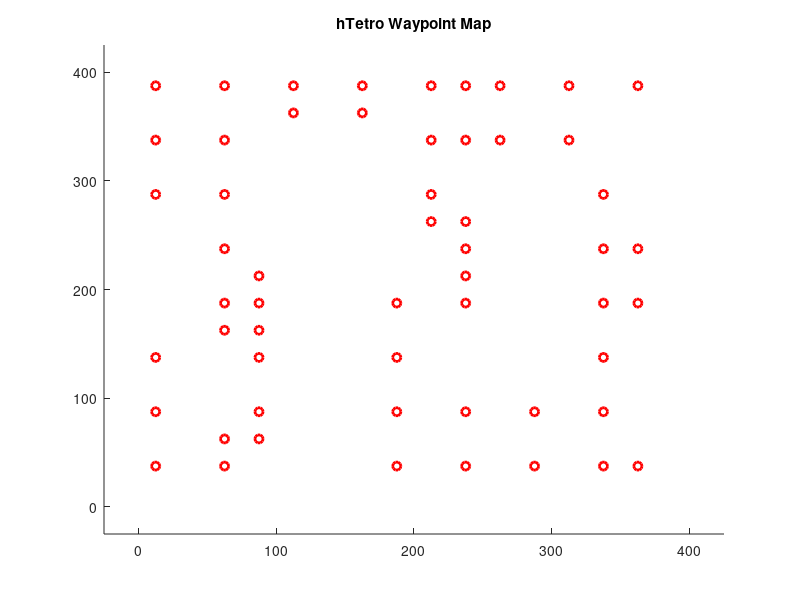

Source code (MATLAB): (Note: this script raises an error after producing the figure.)
clf
cla
close all;
clc;

%% Variable Setup

addpath('C:\Users\IceFox\Desktop\ERMINE\MATLAB\Robot_PC')
addpath('C:\Users\IceFox\Desktop\ERMINE\MATLAB\Robot_PC\Maps')

% General Map Setup
file_map = 'Empty';   % Set Map as 'Empty' for empty map
grid_size = [16 16];   % Assign values for grid size if an empty map is chosen
grid_w = 25;    % Grid width (unit:cm)

tol_wp = 2; %18    % Waypoint tolerance (unit:cm)               
tol_line_width =  10; %12;    % Route deviation tolerance (unit:cm)

cvg_sample_side = [20 20];  % Robot map coverage samples size 
fixed_offset = [96.5 -54.5];    % Initial robot position offset (unit:cm)


grid_coverage_sample_size = [80 80];
grid_coverage_sample_w = grid_size./grid_coverage_sample_size*grid_w;

% Grid Map Setup
starting_grid = [1 2];  % Robot starting grid
clims = [-1000, 800];  % Grid color map limits
grid_coverage_grid_default_value = -900;
grid_coverage_colormap = 'jet'; % Colormap format
grid_coverage_sim_increase = 8; % Grid color map value increased for each step during simulation;
grid_coverage_increase = 1; % Grid color map value increased for each step during robot demo;



% Algorithms
Algorithm = 'square_waypoint';
navigation_mode = 'Point';
zigzag_mode = 'simple';

% Time Frame Setup
max_step = 5000;   % Maximum system steps
interval_system_time = 1.5;   % Robot dynamics update intervals
interval_normal_linear_command_send = 15; % Robot normal linear commands sending interval
interval_rotation_command_send = 10;    % Robot rotation commands sending interval

% Robot Dynamics Setup
robot_Form = 2; % Robot starting shape
tol_transform = pi/50;  % Robot Transformation angle tolerance (unit:rad)
Dy_angv_transform = pi/8;  % Robot transformation angular velocity (unit:rad)
tol_heading = pi/7; % Robot heading deviation tolerance (unit:rad)

update_rate_streaming = 1;  % Robot position update rate during data streaming
update_rate_streaming_single_value = 1; % Robot position update rate during data streaming with single values
update_rate_sim = 0.2; % Robot position update rate during simulation

% Serial Communication Setup
Serial_port = 'COM12';  % Communication port to XBee module
baudrate = 9600;    % default:9600


% Toggle 
is_xbee_on = false; 
is_streaming_on = false;

is_calculate_coverage = true;
is_calculate_grid_coverage_duration = true;
is_display_coverage_map = false;
is_display_wp = true;   
is_display_wp_clearing = false;
is_display_route = true;
is_display_route_clearing = true;
is_display_grid_on = true;
is_display_obstacle = true;
is_display_grid_coverage_map = true;
is_display_ignite_swept_grid = true;
is_print_coverage = false;
is_print_sent_commands = true;
is_print_route_deviation = false;
is_fixed_offset = false;
is_sim_normal_noise_on= false;
is_sim_large_noise_y_on = false;
is_sim_heading_correction = false;
is_streaming_collect_single_values = true;

% Data streaming setup
streaming_max_single_val = 1000;                 % Accepted maximum streaming value from data log. (unit: cm)
streaming_max_shift_dis = 35;                       % Accepted maximum shifting distance between two positions. (unit: cm)
streaming_max_shift_dis_single_value = 30;    % Accepted maximum shifting distance between two positions during single value streaming (unit: cm)

max_pos_initialize = 10;    % Number of valid position values required to finish robot initialization

% Simulation Setup
sim_noise_normal = 20;  % Noise value during simulation (unit: cm)
sim_noise_large_y_frequency = 0.05; % Frequency of large Y axis noise during simulation 
sim_noise_large_y = 50; % large Y axis noise value during simulation (unit: cm)

robot_weight = [1.5 1.5 1.5 1.5]; % Robot weights (unit: kg)


%% Variable initialization

is_using_obs_map = false;

Map_obs = [];
if exist([file_map, '.txt'], 'file') == 2
    Map_obs = csvread([file_map, '.txt']);
    disp(['Map: ', file_map, '.txt loaded successfully!']);
    grid_size = Map_obs(1,:);
    is_using_obs_map = true;
else
    disp(['Default map loaded successfully!']);
end
heading = [0 0 pi pi];

time_pause = interval_system_time/4000;

pos_uwb_offset = [12.5 37.5];
flex_offset = [0 0];
pos_uwb_raw =  zeros(2, max_step);
pos_uwb = zeros(2, max_step);

pos_center = zeros(4, 2, max_step);

%heading = zeros(4, max_step);

Grid_setup = zeros(grid_size(2),  grid_size(1));
Grid_current =  zeros(grid_size(2),  grid_size(1), max_step);
Grid_visited =  ones(grid_size(2),  grid_size(1), max_step)* grid_coverage_grid_default_value;
Grid_coverage = ones(grid_coverage_sample_size(2),grid_coverage_sample_size(1),max_step)*grid_coverage_grid_default_value;
Grid_obstacle = zeros(grid_size(2),  grid_size(1), max_step);
for idxobs = 2:size(Map_obs,1)
    Grid_visited(Map_obs(idxobs,1),Map_obs(idxobs,2),1) = clims(1);
    Grid_obstacle(Map_obs(idxobs,1),Map_obs(idxobs,2),1) = 1;
end

robot_center_Grid = [];
robot_Grid = [];

prev_char_command = 'S';
command_count_normal_linear = 0;
command_count_rotation = 0;

Dy_force = zeros(4, 2, max_step);
Dy_a = zeros(4, 2, max_step);
Dy_v = zeros(4, 2, max_step);

is_rotating = false;

Wp = [];

Circle_Wp = [];
Obstacles = [];

Line_Linear_Route = [];

Line_Robot = [];
Line_Robot_area = [];
Line_Border = [];
loc_center = [0 0];

is_transforming = false;

RobotShapes = [0 0 0 0 ;              
                        0 0 pi pi;
                        0 0 0 -pi;
                        -pi 0 0 0;
                        -pi 0 0 -pi;
                        -pi/2 0 pi 0;
                        -pi/2 0 pi pi/2];
                    
for idx = 1:3
    RobotShapes = [RobotShapes; RobotShapes + pi/2*idx];
end
                    
%                                    Robot Shapes
%   =====================================
%         s01     s02      s03     s04      s05        s06       s07
%   -----------------------------------------------------------------
%
%          4                  3 4       4
%          3       2 3       2         3       4 3        2 3 4     2 3
%          2       1 4       1       1 2         2 1        1           1 4
%          1                      
%
%         s08           s010         s11        s12       s13      s14
%   -----------------------------------------------------------------
%
%                        1 2 4        1              4         2            2
%       1 2 3 4            3         2 3 4      2 3      1 3         1 3
%                                                     1           4         4
%  

Robot_Relative_Pos = [0 -1; 0 1; 0 2;
                                 0 -1; 1 0; 1 -1;
                                 -1 0; 0 1; 1 1;
                                 -1 0; 0 1; 0 2;
                                 1 0; 0 1; -1 1;
                                 1 -1; 1 0; 2 0;
                                 1 -1; 1 0; 2 -1];
                             


Char_command_array_linear = ['R', 'F', 'L', 'B'];
Char_command_array_linear_adjustment =  ['r', 'f', 'l', 'b'];
heading_command_compensate = 0;

char_command = 'S';
Cvg = [];
count_cvg_point = 0;
cvg_sample_w = grid_w*[grid_size(2)/cvg_sample_side(1) grid_size(1)/cvg_sample_side(2)];
grid_dhw = sqrt(2) / 2 * grid_w;

count_pos_initialize = 0;
is_pos_initialized = false;
pos_initial = [];

if (is_xbee_on)
    delete(instrfindall);
    arduino = serial(Serial_port,'BaudRate',baudrate);
    fopen(arduino);
    
    % TO CHANGE!
    writedata = char('2');
    fwrite(arduino,writedata,'char');
end

for idxx = 1:(cvg_sample_side(2)+1)
    for idxy = 1:(cvg_sample_side(1)+1)
        Cvg = [Cvg; cvg_sample_w(1)*(idxy-1) cvg_sample_w(2)*(idxx-1) 0];
    end
end

%% Waypoint Generation


if (strcmp(navigation_mode,'Point'))
    disp('Generating waypoints...')
    wp_current = 1;
   
    Wp01 = [1 2 2;
              1 4 2;
              4 4 2;
              4 3 2;
              3 3 2;
              3 2 2;
              8 2 2;
              8 2 1;
              8 2 1;
              16 2 1;
              16 6 1;
              14 6 1;
              14 6 8;
              13 6 8;
              13 5 8;
              9 5 8;
              9 8 8;
              3 8 8;
              3 5 8;
              2 5 8;
              2 6 8;
              2 6 2;
              1 6 2;
              1 12 2;
              3 12 2;
              3 10 2;
              10 10 2;
              10 11 2;
              9 11 2;
              9 12 2;
              14 12 2;
              14 10 2;
              14 10 1;
              16 10 1;
              16 14 1;
              9 14 1;
              9 14 2;
              9 15 2;
              7 15 2;
              7 16 2;
              5 16 2;
              5 15 2;
              4 15 2;
              4 16 2;
              3 16 2;
              3 14 2;
              1 14 2;
              1 16 2];
    
    Wp02 = [1 2 2;
              1 4 2;
              4 4 2;
              4 3 2;
              3 3 2;
              3 2 2;
              8 2 2;
              8 4 2;
              10 4 2;
              10 2 2;
              12 2 2;
              12 4 2;
              14 4 2;
              14 2 2;
              15 2 2;
              15 8 2;
              14 8 2;
              14 6 2;
              8 6 2;
              8 8 2;
              10 8 2;
              10 9 2;
              4 9 2;
              4 8 2;
              3 8 2;
              3 7 2;
              4 7 2;
              4 6 2;
              1 6 2;
              1 12 2;
              3 12 2;
              3 10 2;
              10 10 2;
              10 11 2;
              9 11 2;
              9 12 2;
              14 12 2;
              14 10 2;
              15 10 2;
              15 16 2;
              13 16 2;
              13 14 2;
              11 14 2;
              11 16 2;
              10 16 2;
              10 14 2;
              9 14 2;
              9 16 2;
              7 16 2;
              7 15 2;
              5 15 2;
              5 16 2;
              3 16 2;
              3 14 2;
              1 14 2;
              1 16 2];      
          
    Wp = Wp02;      
    Wp(:,1:2) = (Wp(:,1:2)-0.5)*grid_w;
else
    disp('Navigation method is invalid.')
    disp('Terminating Matlab script...')
    return
end

%% DRAW MAP


figure(1)
set(figure(1), 'Position', [100, 100, 1020, 900])
axis([-grid_w grid_w*(grid_size(1)+1) -grid_w grid_w*(grid_size(2)+1)])
title('hTetro Waypoint Map')
hold on


 % Draw Waypoints
if (is_display_wp)
    for idx = 1: size(Wp,1)
        Circle_Wp(idx) = plot(Wp(idx, 1), Wp(idx, 2),'Color', 'r', 'LineWidth', 2, 'Marker', 'o');
    end
end

if (is_using_obs_map)
    if (is_display_obstacle)
        figure(1)
        for idxobs = 2:size(Map_obs,1)
                Obstacles = rectangle('Position', [grid_w*(Map_obs(idxobs, :) - [1 1]), grid_w grid_w], ...
                                                'FaceColor', [0 0 0]);
        end
    end
end

txt_endLine = [0 0];
txt_endLine_last = [0 0];

%% Square Waypoint  (SW)
tic
if ( strcmp( Algorithm, 'square_waypoint'))
    
    % Algorithm Setup
    occup_start = [2 1; 1 1; 1 2; 2 2];
    
    for idx = 1: 4
        Grid_current( occup_start( idx, 1), occup_start( idx, 2), 1) = idx ;
        Grid_visited( occup_start( idx, 1), occup_start( idx, 2), 1) = 1;
    end 
    pos_uwb_raw(:, 1) = pos_uwb_offset;
    pos_uwb(:, 1) = pos_uwb_raw(:, 1);

    % Algorithm Main Loop
    for step = 1:max_step
        
        updateCoverageMap = false;
        
        % Pause function
        pause(time_pause);
           
        
        % Grid Info
        robot_center_Grid = [1+floor(pos_uwb(1, step)/grid_w) 1+floor(pos_uwb(2, step)/grid_w)];
        rotated_relative_grid_pos = rotationMatrix(Robot_Relative_Pos, Wp(wp_current, 3));
        robot_Grid = [ rotated_relative_grid_pos(1,:);
                             0 0;
                            rotated_relative_grid_pos(2,:);
                            rotated_relative_grid_pos(3,:)] + robot_center_Grid;
                        

        % Waypoint clearing
        %{
        if(norm(pos_uwb(:, step).' - Wp(wp_current, 1:2)) < tol_wp )
            if (is_display_wp && is_display_wp_clearing)
                delete(Circle_Wp(wp_current));
            end
            wp_current = wp_current + 1;
            % Break condition
            if wp_current > size(Wp,1)
                break;
            end
            heading_command_compensate = floor((Wp(wp_current, 3)-1)/7);
        end
        %}
        
        % Transformation
        is_require_transform = false;
        for rbtidx = 1:4
            if abs(heading(rbtidx) - RobotShapes(Wp(wp_current, 3),rbtidx)) > tol_transform
                is_require_transform = true;
            end
        end
        
        if (robot_Form ~= Wp(wp_current, 3) && is_require_transform)
            if (command_count_rotation >= interval_rotation_command_send)
                is_transforming = true;
                if (is_xbee_on)
                    writedata = char(num2str(Wp(wp_current, 3)));
                    fwrite(arduino,writedata,'char');
                end
                prev_char_command = char(num2str(Wp(wp_current, 3)));
                if (is_print_sent_commands) 
                    disp(['Time:', num2str(round(toc,2)), 's; Command Sent: ''' , num2str(Wp(wp_current, 3)), ''''])
                end
                command_count_rotation = 0;
            else
                command_count_rotation = command_count_rotation + 1;
            end
        else
            robot_Form = Wp(wp_current, 3);
            heading_command_compensate = floor((Wp(wp_current, 3)-1)/7);
            is_transforming = false;
        end
            
        % Robot Motion
        if (is_transforming)
            heading = robotTransformation(Wp(wp_current, 3), heading, RobotShapes, tol_transform, Dy_angv_transform);
            pos_uwb(:, step+1) = pos_uwb(:, step);
            updateCoverageMap = true;
        elseif (heading(2) > tol_heading && is_sim_heading_correction ) 
            [Dy_v(:, :, step), heading] = robotMovement('l', heading, 0);
            pos_uwb(:, step+1) = pos_uwb(:, step);
            updateCoverageMap = true;
        elseif (heading(2) < - tol_heading && is_sim_heading_correction) 
            [Dy_v(:, :, step), heading]  = robotMovement('r', heading, 0);
            pos_uwb(:, step+1) = pos_uwb(:, step);
            updateCoverageMap = true;
        elseif (~is_require_transform)
            % Waypoint navigation
            if (strcmp(navigation_mode,'Point'))
                if abs(Wp(wp_current, 1) - pos_uwb(1,step)) > abs(Wp(wp_current, 2) - pos_uwb(2,step)) 
                    if Wp(wp_current, 1) - pos_uwb(1,step) > 0
                        char_command = Char_command_array_linear(1+mod(heading_command_compensate,4));  
                    else
                        char_command = Char_command_array_linear(1+mod(heading_command_compensate+2,4));
                    end
                else
                    if Wp(wp_current, 2) - pos_uwb(2,step) > 0
                        char_command = Char_command_array_linear(1+mod(heading_command_compensate+1,4));
                    else
                        char_command = Char_command_array_linear(1+mod(heading_command_compensate+3,4));
                    end
                end
            end
            %disp([pos_uwb(:, step).', Wp(wp_current, 1:2)])
            %disp(norm(pos_uwb(:, step).' - Wp(wp_current, 1:2)))
            % Movement for simulations
            if (~is_streaming_on && ~is_transforming)
                [Dy_v(:, :, step), heading]  = robotMovement(char_command, heading, 2);
                sim_noise = 0;
                if (is_sim_normal_noise_on)
                    sim_noise = sim_noise + rand(2,1) * sim_noise_normal - sim_noise_normal/2.0;
                end
                if (is_sim_large_noise_y_on && rand < sim_noise_large_y_frequency) 
                    sim_noise = sim_noise + [0.5; rand] * sim_noise_large_y - sim_noise_large_y/2.0;
                end
                pos_uwb(:, step+1) = Dy_v(2, :, step).' * interval_system_time+ ...
                                                    update_rate_sim* (pos_uwb(:, step) + sim_noise)...
                                                   + (1 - update_rate_sim)* pos_uwb(:, step);
                                               
                               
            end
            updateCoverageMap = true;
        else
            pos_uwb(:, step+1) = pos_uwb(:, step);
        end
        
        if(norm(pos_uwb(:, step+1).' - Wp(wp_current, 1:2)) < tol_wp )
            if (is_display_wp && is_display_wp_clearing)
                delete(Circle_Wp(wp_current));
            end
            wp_current = wp_current + 1;
            char_command = 'S';
            % Break condition
            if wp_current > size(Wp,1)
                break;
            end
        end
        
        % Xbee Communication
        if (~is_transforming && ~strcmp(char_command,char(prev_char_command)) || (command_count_normal_linear >= interval_normal_linear_command_send))
            if (is_xbee_on)
                writedata = char(char_command);
                fwrite(arduino,writedata,'char');
            end
            prev_char_command = char_command;
            if (is_print_sent_commands) 
                %disp(['Time:', num2str(round(toc,2)), 's; Command Sent: ''' , char_command, ''''])
                %disp([pos_uwb(:, step+1).', Wp(wp_current, 1:2)])
            end
            command_count_normal_linear = 0;
        else
            command_count_normal_linear = command_count_normal_linear + 1;
        end
        
        
        % calibrate pos here
        pos_x = pos_uwb(1,step);
        pos_nx = pos_uwb(1, step+1);
        pos_y = pos_uwb(2,step);
        pos_ny = pos_uwb(2, step+1);
        
        %% Figure!!
       
        figure(1)
        % remove previous robot line plot
        if (~isempty(Line_Robot))
            delete(Line_Robot)
            delete(Line_Linear_Route)
        end
        Line_Robot = [];
        Line_Border = [];
        Line_Linear_Route = [];
        
        % Determine Robot center
        pos_center(2,:, step) = [pos_x pos_y];
        pos_center(1,:, step) =  pos_center(2,:,step) + grid_dhw* ...
                                   [sin(pi/4 - heading(2))-cos(pi/4 - heading(1)) ...
                                    -cos(pi/4 - heading(2))-sin(pi/4 - heading(1))];
        pos_center(3,:, step) =  pos_center(2,:,step) + grid_dhw* ...
                                   [cos(pi/4 - heading(2))+sin(heading(3) - pi/4) ...
                                    sin(pi/4 - heading(2))+cos(heading(3) - pi/4)];
        pos_center(4,:, step) =  pos_center(3,:,step) + grid_dhw* ...
                                   [sin(-pi/4 + heading(3))+sin(pi/4 + heading(4)) ...
                                    cos(-pi/4 + heading(3))+cos(pi/4 + heading(4))]; 
        
        pos_center(2,:, step+1) = [pos_nx pos_ny];
        pos_center(1,:, step+1) =  pos_center(2,:, step+1) + grid_dhw* ...
                                   [sin(pi/4 - heading(2))-cos(pi/4 - heading(1)) ...
                                    -cos(pi/4 - heading(2))-sin(pi/4 - heading(1))];
        pos_center(3,:, step+1) =  pos_center(2,:, step+1) + grid_dhw* ...
                                   [cos(pi/4 - heading(2))+sin(heading(3) - pi/4) ...
                                    sin(pi/4 - heading(2))+cos(heading(3) - pi/4)];
        pos_center(4,:, step+1) =  pos_center(3,:,step+1)  + grid_dhw* ...
                                   [sin(-pi/4 + heading(3))+sin(pi/4 + heading(4)) ...
                                    cos(-pi/4 + heading(3))+cos(pi/4 + heading(4))]; 
        

        % plot robot BG
        if (is_display_coverage_map == true)
            for robidx = 1:4
            Line_Robot(robidx,1) = line([pos_center(robidx, 1, step)+grid_dhw*cos(pi/4 - heading(robidx)) ...
                                                     pos_center(robidx, 1, step)+grid_dhw*sin(pi/4 - heading(robidx))], ...
                                                    [pos_center(robidx, 2, step)+grid_dhw*sin(pi/4 -  heading(robidx)) ...
                                                     pos_center(robidx, 2, step)+grid_dhw*-cos(pi/4 -  heading(robidx))], 'Color', 'yellow', 'LineWidth', 2);
            Line_Robot(robidx,2) = line([pos_center(robidx, 1, step)+grid_dhw*cos(pi/4 -  heading(robidx))... 
                                                     pos_center(robidx, 1, step)+grid_dhw*-sin(pi/4 -  heading(robidx))], ...
                                                    [ pos_center(robidx, 2, step)+grid_dhw*sin(pi/4 -  heading(robidx))...
                                                      pos_center(robidx, 2, step)+grid_dhw*cos(pi/4 -  heading(robidx))], 'Color', 'yellow', 'LineWidth', 2);
            Line_Robot(robidx,3) = line([pos_center(robidx, 1, step)+grid_dhw*-cos(pi/4 -  heading(robidx)) ...
                                                     pos_center(robidx, 1, step)+grid_dhw*-sin(pi/4 -  heading(robidx))], ...
                                                    [ pos_center(robidx, 2, step)+grid_dhw*-sin(pi/4 -  heading(robidx)) ...
                                                      pos_center(robidx, 2, step)+grid_dhw*cos(pi/4 -  heading(robidx))], 'Color', 'yellow', 'LineWidth', 2);
            Line_Robot(robidx,4) = line([pos_center(robidx, 1, step)+grid_dhw*-cos(pi/4 -  heading(robidx)) ...
                                                     pos_center(robidx, 1, step)+grid_dhw*sin(pi/4 -  heading(robidx))], ...
                                                    [ pos_center(robidx, 2, step)+grid_dhw*-sin(pi/4 -  heading(robidx))...
                                                      pos_center(robidx, 2, step)+grid_dhw*-cos(pi/4 -  heading(robidx))], 'Color', 'yellow', 'LineWidth', 2);
             end
        end
        
        % Draw Outer Border
        Line_Border(1) = line([0 0], [0 grid_w*grid_size(2)], 'Color', 'black', 'LineWidth', 2);
        Line_Border(2) =line([0 grid_w*grid_size(1)], [0 0], 'Color', 'black', 'LineWidth', 2);
        Line_Border(3) =line([grid_w*grid_size(1) 0], [grid_w*grid_size(2) grid_w*grid_size(2)], 'Color', 'black', 'LineWidth', 2);
        Line_Border(4) =line([grid_w*grid_size(1) grid_w*grid_size(1)], [grid_w*grid_size(2) 0], 'Color', 'black', 'LineWidth', 2);
        
        if(is_display_ignite_swept_grid)
            
        end
        
        
        if (is_display_grid_on)
            for idxx = 1:(grid_size(1) + 1)
                line(grid_w*[(idxx-1) (idxx-1)], grid_w*[0 grid_size(2)], 'Color', 'black', 'LineWidth', 0.5);
            end
            for idxy = 1:(grid_size(2) + 1)
                line(grid_w*[0 grid_size(1)], grid_w*[(idxy-1) (idxy-1)], 'Color', 'black', 'LineWidth', 0.5);
            end
        end
        
        % Draw Robot Tracks
        % TODO: track rotation!
        if (strcmp(navigation_mode,'Line') && is_display_route)
            if (is_display_route_clearing)
                wpidx_begin = wp_current;
            else 
                wpidx_begin = 2;
            end
            for wpidx = wpidx_begin : size(Wp,1)
                if (Wp(wpidx, 4) ~= 1)
                    route_norm_vector = null(Wp(wpidx, 1:2) - Wp(wpidx-1, 1:2)).';
                    line_linear_route_v1 = Wp(wpidx-1, 1:2) - route_norm_vector()*tol_line_width;
                    line_linear_route_v2 = Wp(wpidx, 1:2) + route_norm_vector()*tol_line_width;
                    line_linear_route_x = [line_linear_route_v1(1) line_linear_route_v2(1) line_linear_route_v2(1) line_linear_route_v1(1) line_linear_route_v1(1)];
                    line_linear_route_y = [line_linear_route_v1(2) line_linear_route_v1(2) line_linear_route_v2(2) line_linear_route_v2(2) line_linear_route_v1(2)];
                    %{route_norm_vector = null(Wp(Wpidx, 1:2) - Wp(Wpidx, 1:2)).';
                    Line_Linear_Route = [ Line_Linear_Route, plot(line_linear_route_x, line_linear_route_y, 'b-')]; 
                end
            end
        end
        
        % Draw Robot Outline
        for robidx = 1:4
            %line([pos_center(robidx,1,step) pos_center(robidx,1,step+1)], [pos_center(robidx,2,step) pos_center(robidx,2,step+1)])  
            Line_Robot(robidx,1) = line([pos_center(robidx, 1, step)+grid_dhw*cos(pi/4 - heading(robidx)) ...
                                                     pos_center(robidx, 1, step)+grid_dhw*sin(pi/4 - heading(robidx))], ...
                                                    [pos_center(robidx, 2, step)+grid_dhw*sin(pi/4 -  heading(robidx)) ...
                                                     pos_center(robidx, 2, step)+grid_dhw*-cos(pi/4 -  heading(robidx))], 'Color', 'green', 'LineWidth', 3);
            Line_Robot(robidx,2) = line([pos_center(robidx, 1, step)+grid_dhw*cos(pi/4 -  heading(robidx))... 
                                                     pos_center(robidx, 1, step)+grid_dhw*-sin(pi/4 -  heading(robidx))], ...
                                                    [ pos_center(robidx, 2, step)+grid_dhw*sin(pi/4 -  heading(robidx))...
                                                      pos_center(robidx, 2, step)+grid_dhw*cos(pi/4 -  heading(robidx))], 'Color', 'green', 'LineWidth', 3);
            Line_Robot(robidx,3) = line([pos_center(robidx, 1, step)+grid_dhw*-cos(pi/4 -  heading(robidx)) ...
                                                     pos_center(robidx, 1, step)+grid_dhw*-sin(pi/4 -  heading(robidx))], ...
                                                    [ pos_center(robidx, 2, step)+grid_dhw*-sin(pi/4 -  heading(robidx)) ...
                                                      pos_center(robidx, 2, step)+grid_dhw*cos(pi/4 -  heading(robidx))], 'Color', 'green', 'LineWidth', 3);
            Line_Robot(robidx,4) = line([pos_center(robidx, 1, step)+grid_dhw*-cos(pi/4 -  heading(robidx)) ...
                                                     pos_center(robidx, 1, step)+grid_dhw*sin(pi/4 -  heading(robidx))], ...
                                                    [ pos_center(robidx, 2, step)+grid_dhw*-sin(pi/4 -  heading(robidx))...
                                                      pos_center(robidx, 2, step)+grid_dhw*-cos(pi/4 -  heading(robidx))], 'Color', 'green', 'LineWidth', 3);   
        end
        
        
        Grid_coverage(:,:,step+1) = Grid_coverage(:,:,step);
        
        if(is_calculate_coverage && updateCoverageMap)
            
            for  idxx = 1:grid_coverage_sample_size(1)+1
                for idxy = 1:grid_coverage_sample_size(2)+1
                    sample_pos = [(idxx-0.5) (idxy-0.5)]*grid_coverage_sample_w(1);
                    if (norm(pos_center(2, :, step)-sample_pos) < 3*sqrt(2)*grid_w)
                        for robidx = 1:4
                            if (abs(sample_pos(1)-pos_center(robidx, 1, step)) <= grid_w/2+0.2) && (abs(sample_pos(2)-pos_center(robidx, 2, step)) <= grid_w/2+0.2)
                                if (Grid_coverage(idxx,idxy,step+1) == grid_coverage_grid_default_value)
                                    Grid_coverage(idxx,idxy,step+1) = 0;
                                else
                                    Grid_coverage(idxx,idxy,step+1) = Grid_coverage(idxx,idxy,step) + 8;
                                    
                                end
                            end
                        end
                    end
                end
            end
            
            
            %{
            for cvg_idx = 1: numel(Cvg(:, 1))
                if (abs(pos_center(2, :, step)-Cvg(cvg_idx, 1:2)) < 2.5*sqrt(2)*grid_w)
                    for robidx = 1:4
                        if (Cvg(cvg_idx, 3) == 0)
                            tri1_x = [pos_center(robidx, 1, step)+grid_dhw*cos(pi/4 - heading(robidx)) ...
                                          pos_center(robidx, 1, step)+grid_dhw*sin(pi/4 - heading(robidx)) ...
                                          Cvg(cvg_idx, 1)];
                            tri1_y = [pos_center(robidx, 2, step)+grid_dhw*sin(pi/4 -  heading(robidx))  ...
                                          pos_center(robidx, 2, step)+grid_dhw*-cos(pi/4 -  heading(robidx)) ...
                                          Cvg(cvg_idx, 2)];
                            area1 = polyarea(tri1_x,tri1_y);
                            tri2_x = [pos_center(robidx, 1, step)+grid_dhw*cos(pi/4 -  heading(robidx)) ...
                                          pos_center(robidx, 1, step)+grid_dhw*-sin(pi/4 -  heading(robidx)) ...
                                          Cvg(cvg_idx, 1)];
                            tri2_y = [pos_center(robidx, 2, step)+grid_dhw*sin(pi/4 -  heading(robidx))  ...
                                          pos_center(robidx, 2, step)+grid_dhw*cos(pi/4 -  heading(robidx)) ...
                                          Cvg(cvg_idx, 2)];
                            area2 = polyarea(tri1_x,tri1_y);
                            tri3_x = [pos_center(robidx, 1, step)+grid_dhw*-cos(pi/4 -  heading(robidx)) ...
                                          pos_center(robidx, 1, step)+grid_dhw*-sin(pi/4 - heading(robidx)) ...
                                          Cvg(cvg_idx, 1)];
                            tri3_y = [pos_center(robidx, 2, step)+grid_dhw*-sin(pi/4 -  heading(robidx))  ...
                                          pos_center(robidx, 2, step)+grid_dhw*cos(pi/4 -  heading(robidx)) ...
                                          Cvg(cvg_idx, 2)];
                            area3 = polyarea(tri3_x,tri3_y);
                            tri4_x = [pos_center(robidx, 1, step)+grid_dhw*-cos(pi/4 -  heading(robidx)) ...
                                          pos_center(robidx, 1, step)+grid_dhw*sin(pi/4 -  heading(robidx)) ...
                                          Cvg(cvg_idx, 1)];
                            tri4_y = [pos_center(robidx, 2, step)+grid_dhw*-sin(pi/4 -  heading(robidx)) ...
                                          pos_center(robidx, 2, step)+grid_dhw*-cos(pi/4 -  heading(robidx)) ...
                                          Cvg(cvg_idx, 2)];
                            area4 =  polyarea(tri4_x,tri4_y);
                            if area1 + area2 + area3 + area4 <= grid_w* grid_w + 0.1
                                Cvg(cvg_idx,3) = 1;
                                count_cvg_point = count_cvg_point+1;
                            end
                        end
                    end
                end
            end
            %}
            
            if (is_print_coverage)
                disp(['Coverage: ',  num2str(count_cvg_point*100 / numel(Cvg(:, 1))), ' %']);
            end
        end
        % Draw Robot Center
        line([pos_x pos_nx], [pos_y pos_ny])
       
        
        if (is_display_grid_coverage_map)
             figure(2)
             set(figure(2), 'Position', [100, 100, 1020, 900])
            title('hTetro Coverage Map')
            imagesc(flipud(transpose(Grid_coverage(:,:,step+1))), clims)
            cmap = colormap(grid_coverage_colormap);
            cmap(1,:) = zeros(1,3);
            colormap(cmap);
            colorbar
        end
        
    end
end

if (is_xbee_on)
     writedata = char('S');
     fwrite(arduino,writedata,'char');
end

disp('===================');
disp('Robot Navigation Completed!');
toc
hold off
if (is_calculate_coverage)
    disp(['Final Map Coverage: ',  num2str(count_cvg_point*100 / numel(Cvg(:, 1))), ' %']);
end